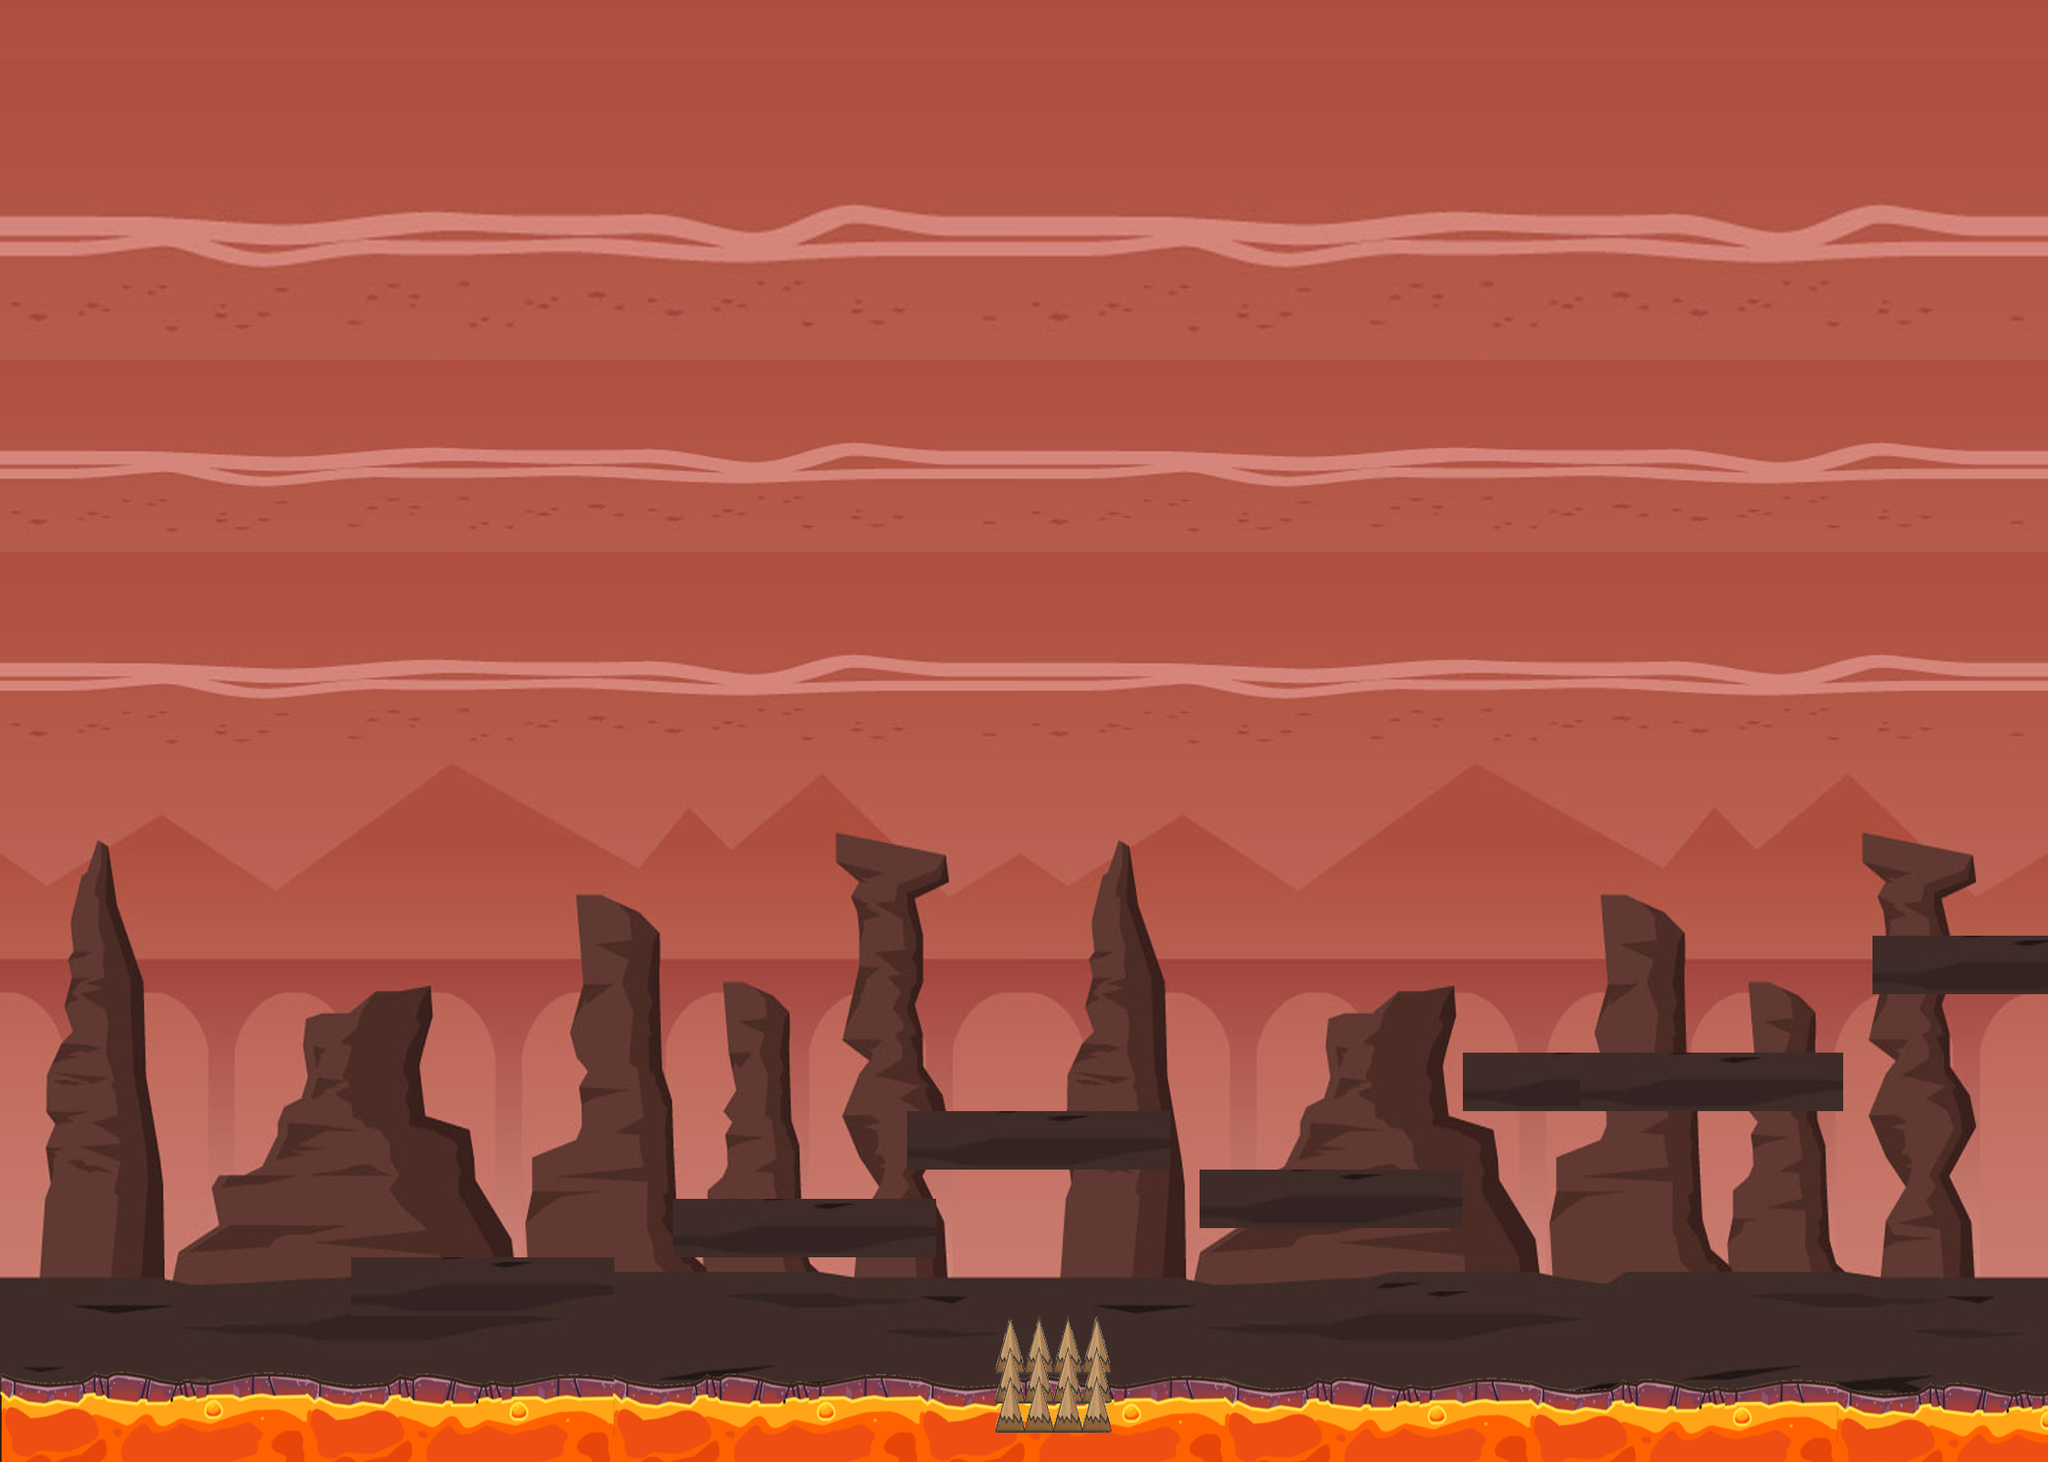

A 2D game scene composited from a Tiled map and its tileset images. What follows is a short description and the map's XML, with each tile layer's data collapsed to a summary:
An orthogonal 70x50 tile map with 32x32 px tiles, 4 tile layers (Capa de Patrones 1, Capa de patrones 2, Capa de patrones 3, Capa de patrones 4), 2 tilesets and 22 objects (3x 1, 3x 2, 3).

<map version="1.0" orientation="orthogonal" renderorder="right-down" width="70" height="50" tilewidth="32" tileheight="32" nextobjectid="37">
 <tileset firstgid="1" name="fondo" tilewidth="32" tileheight="32" tilecount="3500">
  <image source="resources/Imagenes/FONDO3.png" width="2240" height="1600" />
 </tileset>
 <tileset firstgid="3501" name="pinchos2" tilewidth="32" tileheight="32" tilecount="8">
  <image source="resources/Imagenes/pinchos.png" width="128" height="64" />
 </tileset>
 <layer name="Capa de Patrones 1" width="70" height="50">
  <data>[3500 cells, 3500 non-empty, 3360 distinct tile ids]</data>
 </layer>
 <layer name="Capa de patrones 2" width="70" height="50">
  <data>[3500 cells, 8 non-empty, 8 distinct tile ids]</data>
 </layer>
 <layer name="Capa de patrones 3" width="70" height="50">
  <data>[3500 cells, 8 non-empty, 8 distinct tile ids]</data>
 </layer>
 <layer name="Capa de patrones 4" width="70" height="50">
  <data>[3500 cells, 118 non-empty, 26 distinct tile ids]</data>
 </layer>
 <objectgroup name="Capa de Colisiones">
  <object id="1" x="0" y="1505" width="2230" height="85" />
  <object id="3" x="5" y="-5" width="2230" height="25" />
  <object id="4" x="2220" y="-5" width="20" height="1590" />
  <object id="5" x="0" y="-5" width="30" height="1590" />
  <object id="6" x="386" y="1376" width="284" height="64" />
  <object id="7" x="735" y="1314" width="288" height="62" />
  <object id="8" x="1312" y="1278.67" width="192" height="62.6667" />
  <object id="9" x="1602" y="1152" width="408" height="63" />
  <object id="25" x="2050" y="1024" width="195" height="60" />
  <object id="27" x="1059" y="1220" width="190" height="56" />
 </objectgroup>
 <objectgroup name="Capa de Enemigos">
  <object id="13" type="1" x="1425" y="880" width="65" height="80">
   <ellipse />
  </object>
  <object id="14" type="1" x="615" y="1175" width="65" height="75">
   <ellipse />
  </object>
  <object id="15" type="2" x="1780" y="1071" width="78" height="80">
   <ellipse />
  </object>
  <object id="17" type="2" x="1407" y="1219" width="65" height="60">
   <ellipse />
  </object>
 </objectgroup>
 <objectgroup name="Capa de Player">
  <object id="21" x="110" y="1225" width="100" height="270">
   <ellipse />
  </object>
 </objectgroup>
 <objectgroup name="Capa de PowerUps">
  <object id="22" type="1" x="870" y="1263" width="35" height="40" />
  <object id="23" type="3" x="1905" y="1115" width="50" height="30" />
  <object id="24" type="2" x="980" y="1440" width="40" height="45" />
 </objectgroup>
 <objectgroup name="Capa de Puerta">
  <object id="35" x="2128" y="880" width="57.3333" height="144" />
 </objectgroup>
 <objectgroup name="Capa de Bordes">
  <object id="29" x="0" y="0" width="20" height="1600" />
  <object id="32" x="2240" y="0" width="20" height="1600" />
 </objectgroup>
 <objectgroup name="Capa de Obstaculos">
  <object id="36" x="1096" y="1444" width="114.667" height="132" />
 </objectgroup>
</map>
